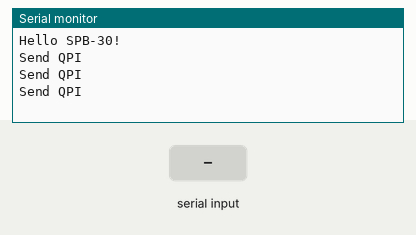
This sketch was run on a simulated Arduino Uno, built with avr-gcc and run on an emulated ATmega328P. On the bench: the last lines printed to the serial monitor. The test bench sets the inputs (shaded band).

Above: at 3.7 s.
3.8 s: "1" received over the second serial link
At 5.1 s:
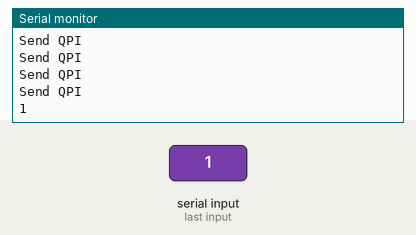
5.7 s: "0" received over the second serial link
At 7.3 s:
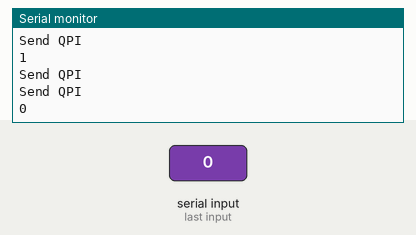
7.5 s: "2" received over the second serial link
At 9.1 s:
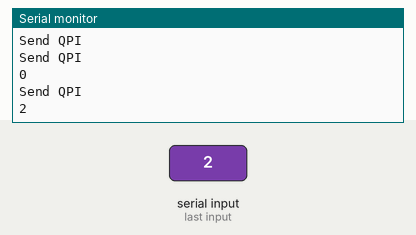

Measured:
- after the input at 3.8 s, the serial monitor: prints a new line after 0.48 s (image 1)
- after the input at 5.7 s, the serial monitor: prints a new line after 1.2 s (image 2)
- after the input at 7.5 s, the serial monitor: prints a new line after 0.75 s (image 3)

The sketch:

RS232_test.ino
```cpp
#include <SoftwareSerial.h>

SoftwareSerial SPBSerial(A3, A2); //Serial

String inputString = "";

void setup() {
  // Open serial communications and wait for port to open:
  Serial.begin(9600);
  String inputString = "";
  while (!Serial) {
    ; // wait for serial port to connect. Needed for native USB port only
  }


  Serial.println("Hello SPB-30!");

  // set the data rate for the SoftwareSerial port
  SPBSerial.begin(2400);
}

void loop() { // run over and over
  Serial.println("Send QPI");
  SPBSerial.print("QGS \r");
  delay(300);

  SPBserialEvent();
  Serial.println(inputString);
  inputString = "";

  delay(1000);
}

void SPBserialEvent() {
  while (SPBSerial.available()) {
    char inChar = (char)SPBSerial.read();
    inputString += inChar;
  }
}
```
